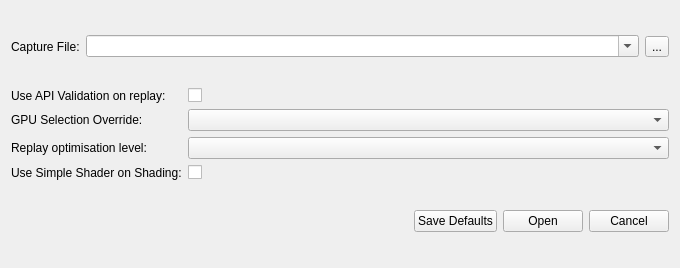
<?xml version="1.0" encoding="UTF-8"?>
<ui version="4.0">
 <class>ReplayOptionsSelector</class>
 <widget class="QWidget" name="ReplayOptionsSelector">
  <property name="geometry">
   <rect>
    <x>0</x>
    <y>0</y>
    <width>680</width>
    <height>268</height>
   </rect>
  </property>
  <property name="sizePolicy">
   <sizepolicy hsizetype="MinimumExpanding" vsizetype="Preferred">
    <horstretch>0</horstretch>
    <verstretch>0</verstretch>
   </sizepolicy>
  </property>
  <property name="minimumSize">
   <size>
    <width>0</width>
    <height>0</height>
   </size>
  </property>
  <property name="windowTitle">
   <string>Form</string>
  </property>
  <layout class="QGridLayout" name="gridLayout">
   <item row="0" column="0" colspan="2">
    <widget class="QFrame" name="captureFileFrame">
     <layout class="QHBoxLayout" name="captureFileLayout">
      <property name="leftMargin">
       <number>0</number>
      </property>
      <property name="topMargin">
       <number>0</number>
      </property>
      <property name="rightMargin">
       <number>0</number>
      </property>
      <property name="bottomMargin">
       <number>0</number>
      </property>
      <item>
       <widget class="QLabel" name="captureFileLabel">
        <property name="text">
         <string>Capture File:</string>
        </property>
       </widget>
      </item>
      <item>
       <widget class="QComboBox" name="captureFile">
        <property name="sizePolicy">
         <sizepolicy hsizetype="MinimumExpanding" vsizetype="Fixed">
          <horstretch>0</horstretch>
          <verstretch>0</verstretch>
         </sizepolicy>
        </property>
        <property name="editable">
         <bool>true</bool>
        </property>
        <property name="insertPolicy">
         <enum>QComboBox::NoInsert</enum>
        </property>
        <property name="sizeAdjustPolicy">
         <enum>QComboBox::AdjustToMinimumContentsLength</enum>
        </property>
        <property name="minimumContentsLength">
         <number>30</number>
        </property>
       </widget>
      </item>
      <item>
       <widget class="QToolButton" name="captureFileBrowse">
        <property name="text">
         <string>...</string>
        </property>
       </widget>
      </item>
     </layout>
    </widget>
   </item>
   <item row="1" column="0">
    <widget class="QLabel" name="label_3">
     <property name="sizePolicy">
      <sizepolicy hsizetype="Maximum" vsizetype="Preferred">
       <horstretch>0</horstretch>
       <verstretch>0</verstretch>
      </sizepolicy>
     </property>
     <property name="text">
      <string>Use API Validation on replay:</string>
     </property>
    </widget>
   </item>
   <item row="1" column="1">
    <widget class="QCheckBox" name="replayAPIValidation">
     <property name="text">
      <string/>
     </property>
    </widget>
   </item>
   <item row="2" column="0">
    <widget class="QLabel" name="label_2">
     <property name="sizePolicy">
      <sizepolicy hsizetype="Maximum" vsizetype="Preferred">
       <horstretch>0</horstretch>
       <verstretch>0</verstretch>
      </sizepolicy>
     </property>
     <property name="text">
      <string>GPU Selection Override:</string>
     </property>
    </widget>
   </item>
   <item row="2" column="1">
    <widget class="QComboBox" name="gpuOverride"/>
   </item>
   <item row="3" column="0">
    <widget class="QLabel" name="label">
     <property name="sizePolicy">
      <sizepolicy hsizetype="Maximum" vsizetype="Preferred">
       <horstretch>0</horstretch>
       <verstretch>0</verstretch>
      </sizepolicy>
     </property>
     <property name="text">
      <string>Replay optimisation level:</string>
     </property>
    </widget>
   </item>
   <item row="3" column="1">
    <widget class="QComboBox" name="replayOptimisation"/>
   </item>
   
   <item row="4" column="0">
    <widget class="QLabel" name="label_row_5">
     <property name="sizePolicy">
      <sizepolicy hsizetype="Maximum" vsizetype="Preferred">
       <horstretch>0</horstretch>
       <verstretch>0</verstretch>
      </sizepolicy>
     </property>
     <property name="text">
      <string>Use Simple Shader on Shading:</string>
     </property>
    </widget>
   </item>
   <item row="4" column="1">
    <widget class="QCheckBox" name="replaySimpleShading">
     <property name="text">
      <string/>
     </property>
    </widget>
   </item>


   <item row="5" column="0" colspan="2">
    <widget class="QFrame" name="buttonsFrame">
     <layout class="QHBoxLayout" name="buttonsLayout">
      <property name="leftMargin">
       <number>0</number>
      </property>
      <property name="topMargin">
       <number>0</number>
      </property>
      <property name="rightMargin">
       <number>0</number>
      </property>
      <property name="bottomMargin">
       <number>0</number>
      </property>
      <item>
       <spacer name="horizontalSpacer">
        <property name="orientation">
         <enum>Qt::Horizontal</enum>
        </property>
        <property name="sizeHint" stdset="0">
         <size>
          <width>40</width>
          <height>20</height>
         </size>
        </property>
       </spacer>
      </item>
      <item>
       <widget class="QPushButton" name="saveDefaults">
        <property name="text">
         <string>Save Defaults</string>
        </property>
       </widget>
      </item>
      <item>
       <widget class="QPushButton" name="open">
        <property name="text">
         <string>Open</string>
        </property>
       </widget>
      </item>
      <item>
       <widget class="QPushButton" name="cancel">
        <property name="text">
         <string>Cancel</string>
        </property>
       </widget>
      </item>
     </layout>
    </widget>
   </item>


  </layout>
 </widget>
 <resources/>
 <connections/>
</ui>
